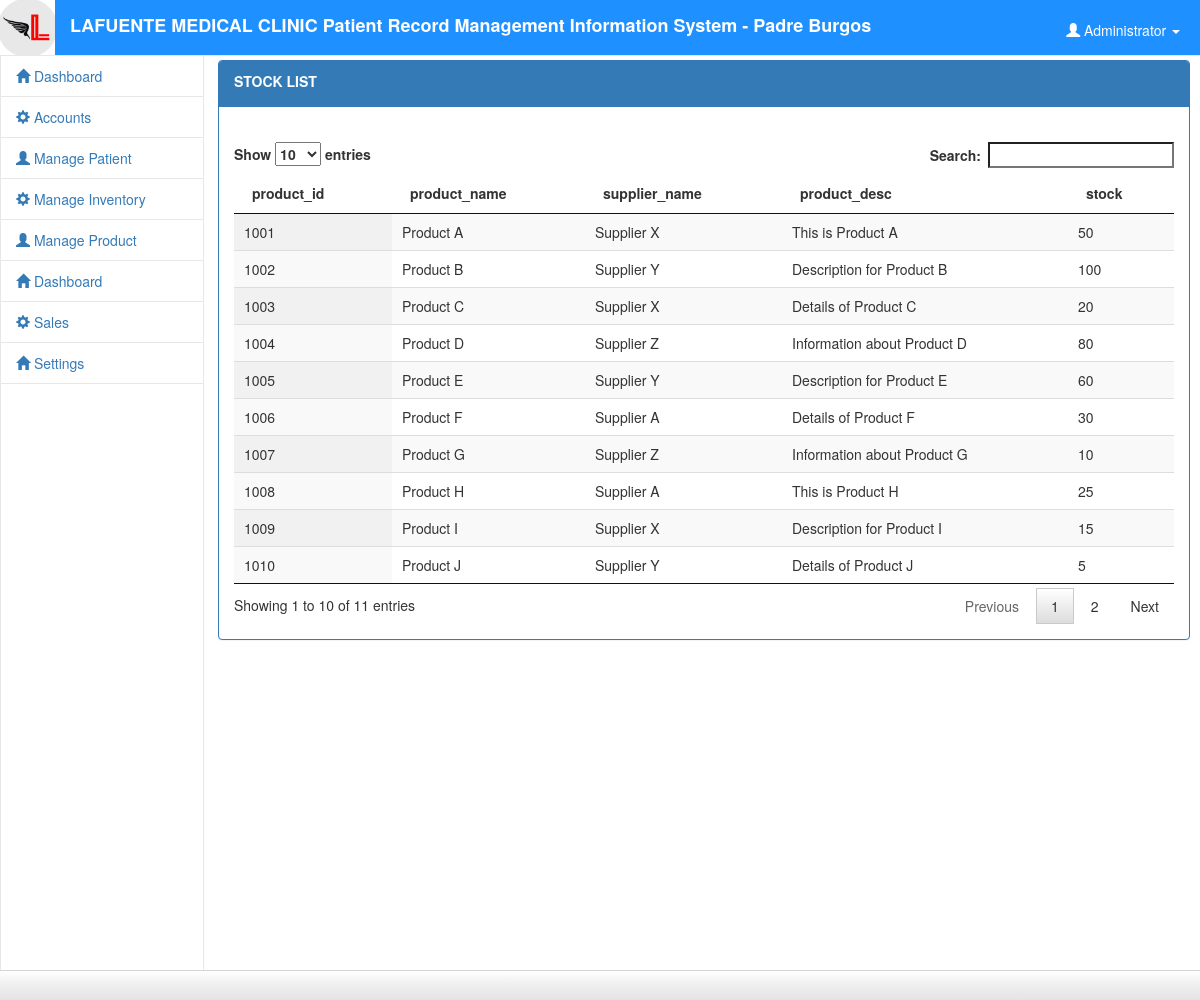
/admin/stock.php (signed in), run on the app's committed database.
### tables this page shows
CREATE TABLE `product` (
  `product_id` int(11) NOT NULL,
  `supplier_id` int(11) DEFAULT NULL,
  `image` blob NOT NULL,
  `brand` varchar(255) DEFAULT NULL,
  `product_name` varchar(255) DEFAULT NULL,
  `product_desc` text DEFAULT NULL,
  `category` varchar(255) DEFAULT NULL,
  `prescription` enum('yes','no') DEFAULT NULL,
  `price` varchar(255) DEFAULT NULL,
  `discount` varchar(255) NOT NULL,
  `stock` varchar(255) DEFAULT NULL,
  `expiry_date` date DEFAULT NULL
);

CREATE TABLE `supplier` (
  `supplier_id` int(11) NOT NULL,
  `supplier_name` varchar(255) DEFAULT NULL,
  `contact_person` varchar(255) DEFAULT NULL,
  `number` varchar(20) DEFAULT NULL,
  `telephone` varchar(20) DEFAULT NULL,
  `email` varchar(255) DEFAULT NULL
);

### admin/stock.php (the view, shortened to what this page needs)
<!DOCTYPE html>
<html lang = "eng">
	<head>
		<link rel = "stylesheet" type = "text/css" href = "../css/bootstrap.css" />
		<link rel = "stylesheet" type = "text/css" href = "../css/jquery.dataTables.css" />
		<link rel = "stylesheet" type = "text/css" href = "../css/customize.css" />
	</head>
<body>
	<div class = "navbar navbar-default navbar-fixed-top">
		<img src = "../images/logo.png" style = "float:left;" height = "55px" /><label class = "navbar-brand">LAFUENTE MEDICAL CLINIC Patient Record Management Information System - Padre Burgos</label>
			<?php
				$conn = new mysqli("localhost", "root", "", "capstonedbdraft") or die(mysqli_error());
				$q = $conn->query("SELECT * FROM `admin` WHERE `admin_id` = '$_SESSION[admin_id]'") or die(mysqli_error());
				$f = $q->fetch_array();
			?>
			<ul class = "nav navbar-right">
				<li class = "dropdown">
					<a class = "user dropdown-toggle" data-toggle = "dropdown" href = "#">
						<span class = "glyphicon glyphicon-user"></span>
						<?php
							echo $f['firstname']." ".$f['lastname'];
						?>
						<b class = "caret"></b>
					</a>
				</li>
			</ul>
	</div>
	<div id = "sidebar">
			<?php
			include "sidemenu.php";
			?>
	</div>
    <div id = "content">
		<br />
		<br />
		<br />
		<div class = "panel panel-primary">
			<div class = "panel-heading">
				<label>STOCK LIST</Label>
			</div>
			<div class = "panel-body">
				<br />
				<table id = "table" class = "display" width = "100%" cellspacing = "0">
					<thead>
						<tr>
							<th>product_id</th>
							<th>product_name</th>
							<th>supplier_name</th>
							<th>product_desc</th>
							<th>stock</th>
						</tr>
					</thead>
					<tbody>
					<?php
						$conn = new mysqli("localhost", "root", "", "capstonedbdraft") or die(mysqli_error());
						$query = $conn->query("SELECT * FROM product INNER JOIN supplier ON product.supplier_id = supplier.supplier_id WHERE product.product_id = product_id ORDER BY `product_id` DESC") or die(mysqli_error());
						while($fetch = $query->fetch_array()){
					?>
						<tr>
							<td><?php echo $fetch['product_id']?></td>
							<td><?php echo $fetch['product_name']?></td>
							<td><?php echo $fetch['supplier_name']?></td>
							<td><?php echo $fetch['product_desc']?></td>
							<td><?php echo $fetch['stock']?></td>
						</tr>
					<?php
						}
					?>
					</tbody>
					</table>
			</div>
		</div>
	</div>
    <div id = "footer">
        </div>
</body>
</html>

### css/customize.css (style rules this page uses)
html, body { height:100%; }
#footer { height:30px; width:100%; background-image: linear-gradient(#FFF, #EEE 50%, #E4E4E4); background-repeat: no-repeat; filter: none; border: 1px solid #D5D5D5; position: fixed; right: 0; left: 0; z-index: 1030; bottom: 0; border-width: 1px 0 0; }
#sidebar { top:55px; width:17%; position:fixed; height:100%; border:1px solid #e7e7e7; }
#content { float:right; width:81%; margin-right:10px; height:1000px; }
.user { color:#fff; margin-top:10px; margin-right:20px; }

### data on the page
product: product_id "1010", product_name "Product J", supplier.supplier_name "Supplier Y", product_desc "Details of Product J", stock "5"
product: product_id "1009", product_name "Product I", supplier.supplier_name "Supplier X", product_desc "Description for Product I", stock "15"
product: product_id "1008", product_name "Product H", supplier.supplier_name "Supplier A", product_desc "This is Product H", stock "25"
product: product_id "1007", product_name "Product G", supplier.supplier_name "Supplier Z", product_desc "Information about Product G", stock "10"
product: product_id "1006", product_name "Product F", supplier.supplier_name "Supplier A", product_desc "Details of Product F", stock "30"
product: product_id "1005", product_name "Product E", supplier.supplier_name "Supplier Y", product_desc "Description for Product E", stock "60"
product: product_id "1004", product_name "Product D", supplier.supplier_name "Supplier Z", product_desc "Information about Product D", stock "80"
product: product_id "1003", product_name "Product C", supplier.supplier_name "Supplier X", product_desc "Details of Product C", stock "20"
product: product_id "1002", product_name "Product B", supplier.supplier_name "Supplier Y", product_desc "Description for Product B", stock "100"
product: product_id "1001", product_name "Product A", supplier.supplier_name "Supplier X", product_desc "This is Product A", stock "50"

### other printed values
$f['firstname'] "Administrator"
